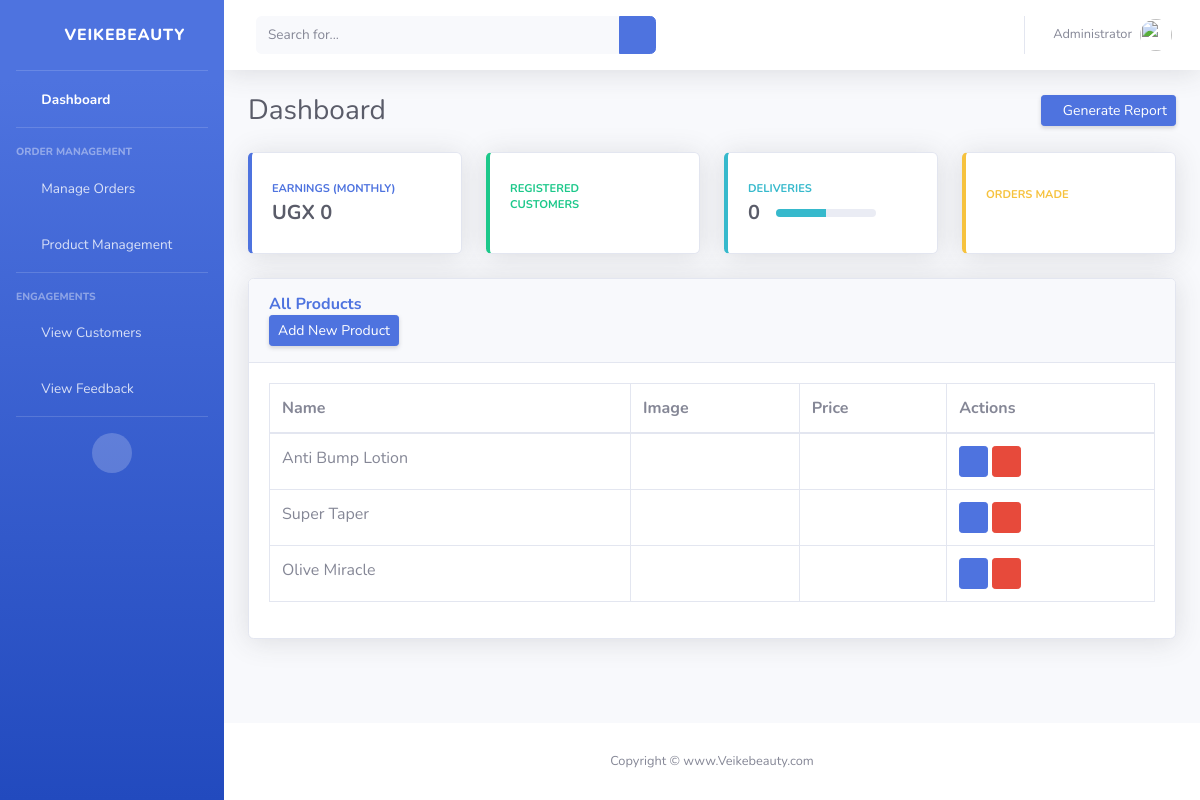
The page /admin-products (signed in) on the database its author committed.
### ecom/models.py (models this page shows, shortened)
class Product(models.Model):
    name = models.CharField(max_length=40)
    category = models.ForeignKey(Category, on_delete=models.CASCADE)
    subcategory = models.ForeignKey(SubCategory, on_delete=models.CASCADE, null=True, blank=True)
    featured = models.BooleanField(default=False)
    deal_of_the_day = models.BooleanField(default=False)
    best_seller = models.BooleanField(default=False)
    new_arrival = models.BooleanField(default=False)
    trending = models.BooleanField(default=False)
    top_rated = models.BooleanField(default=False)
    inventory = models.PositiveIntegerField(default=0)
    number_in_stock = models.PositiveIntegerField(default=0)
    selling_price = models.PositiveIntegerField(default=0)
    discount_price = models.PositiveIntegerField(default=0)
    short_description = models.CharField(max_length=40, default="")
    long_description = models.TextField(max_length=1000, default="")
    images = models.ManyToManyField(Image, blank=True, related_name='product_images')

### ecom/views.py (the view)
# urls.py: path('admin-products', views.admin_products_view,name='admin-products'),
@login_required(login_url='adminlogin')
def admin_products_view(request):
    products=models.Product.objects.all()
    return render(request,'adminDashboard/manage_products.html',{'products':products})

### templates/adminDashboard/manage_products.html (shortened to what this page needs)
{% extends 'adminDashboard/base.html' %}
{% load static %}
{% block content %}
<div class="card shadow mb-4">
    <div class="card-header py-3">
        <h6 class="m-0 font-weight-bold text-primary">All Products</h6>
        <a href="/admin-add-product" class="d-none d-sm-inline-block btn btn-sm btn-primary shadow-sm"><span class="text">Add New Product</span> </a>
    </div>
    <div class="card-body">
        <div class="table-responsive">
            <table class="table table-bordered" id="dataTable" width="100%" cellspacing="0">
                <thead>
                    <tr>
                        <th>Name</th>
                        <th>Image</th>
                        <th>Price</th>
                        <th>Actions</th>
                    </tr>
                </thead>
                <tbody>
                    {% if products %}
                    {% for p in products %}
                        <tr>
                            <td>{{ p.name }}</td>
                            <td>
                            </td>
                            <td>{{ p.price }}</td>
                            <td>
                                <a class="btn btn-primary btn-sm" href="{% url 'update-product' p.id %}"><i class="fas fa-info-circle"></i></a>
                                <a class="btn btn-danger btn-sm" href="{% url 'delete-product' p.id %}"><i class="fas fa-trash"></i></a>
                            </td>
                        </tr>
                    {% endfor %}
                {% else %}
                    <tr>
                        <td colspan="4">
                            <h1>No Products!!</h1>
                        </td>
                    </tr>
                {% endif %}
                </tbody>
            </table>
        </div>
    </div>
</div>
{% endblock %}

### rows shown on the page
Product: name "Anti Bump Lotion"
Product: name "Super Taper"
Product: name "Olive Miracle"
